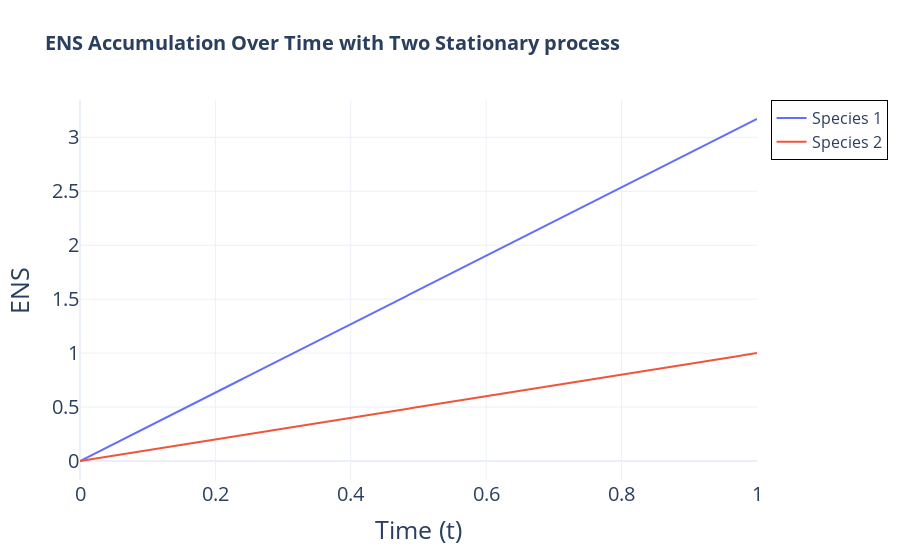

Notebook code for this chart:
### Code cell
import plotly.graph_objects as go
# Ploting the ENS over time with rate matrix switch in the middle
t_range =  np.linspace(0, 1, 999)
t1 = 0  #The time point that change the rate matrix

# Generate ENS values
ens_values = generate_ENS(Q5, Q3, t_range, t1)
ens_values2 = generate_ENS(Q5, Q5, t_range, t1)

# Create the plot
fig = go.Figure()

# Add Q3 line
fig.add_trace(go.Scatter(x=t_range, y=ens_values, mode='lines', name='Species 1'))

# Add Q5 line
fig.add_trace(go.Scatter(x=t_range, y=ens_values2, mode='lines', name='Species 2'))

# Update layout for better presentation
fig.update_layout(
    title='<b>ENS Accumulation Over Time with Two Stationary process</b>',
    title_font=dict(size=20),  # Increase title size, make it bold
    xaxis_title='Time (t)',
    xaxis=dict(
        title_font=dict(size=25),
        tickfont=dict(size=20),
    ),
    yaxis_title='ENS',
    yaxis=dict(
        title_font=dict(size=25),
        tickfont=dict(size=20),
    ),
    legend=dict(
        title=None,
        font=dict(size=16),  # Adjust font size of legend
        x=1.02,  # Adjust position of legend
        y=1,
        bordercolor="Black",
        borderwidth=1
    ),
    template='plotly_white'
)

# Save the plot as a PDF file if needed
fig.write_image("ENS_accumulation_two_stationary.pdf")

# Show the plot
fig.show()

### Figure 1 — Plotly figure (JSON) as saved in the notebook; plotly's stock layout.template omitted (floating-point values rounded to 4 significant figures; data arrays with more than 128 entries replaced by an {"elided": "..."} marker saying what was removed)
{"data": [{"mode": "lines", "name": "Species 1", "type": "scatter", "x": {"elided": "999 float values"}, "y": {"elided": "999 float values"}}, {"mode": "lines", "name": "Species 2", "type": "scatter", "x": {"elided": "999 float values"}, "y": {"elided": "999 float values"}}], "layout": {"legend": {"bordercolor": "Black", "borderwidth": 1, "font": {"size": 16}, "title": {}, "x": 1.02, "y": 1}, "title": {"font": {"size": 20}, "text": "<b>ENS Accumulation Over Time with Two Stationary process</b>"}, "xaxis": {"tickfont": {"size": 20}, "title": {"font": {"size": 25}, "text": "Time (t)"}}, "yaxis": {"tickfont": {"size": 20}, "title": {"font": {"size": 25}, "text": "ENS"}}}}
